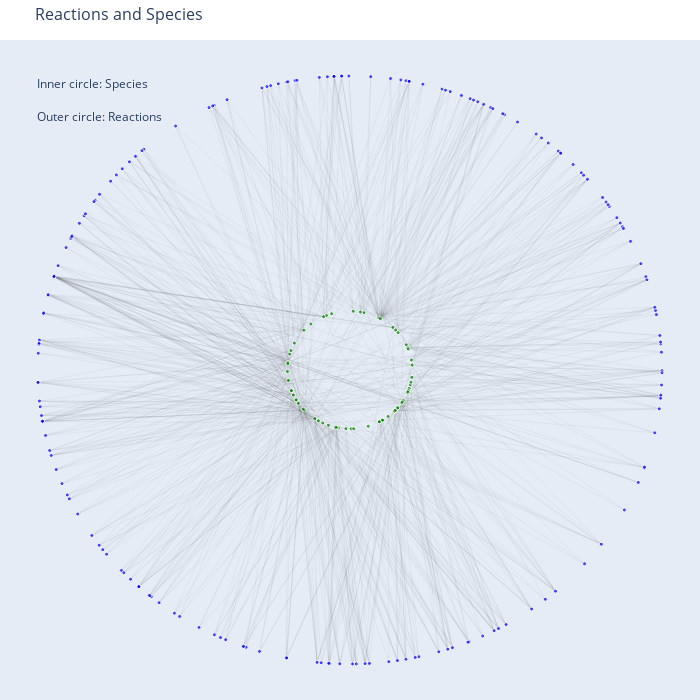

Source (notebook cell):
### Markdown cell above
# 可视化超图（以二部图的形式）

### Code cell
import plotly.graph_objects as go
import networkx as nx
import math

        
# 创建有向图
G = nx.DiGraph()

# for reaction_id, reaction_data in cleaned_reactions_dict.items():
#     G.add_node(reaction_id, bipartite=0, type='reaction')
#     for reactant in reaction_data['reactants']:
#         G.add_node(reactant, bipartite=1, type='reactant')
#         G.add_edge(reactant, reaction_id)
#     for product in reaction_data['products']:
#         G.add_node(product, bipartite=1, type='product')
#         G.add_edge(reaction_id, product)

for reaction_id, reaction_data in cleaned_reactions_dict.items():
    G.add_node(str(reaction_id), bipartite=0, type='reaction')  # 将 reaction_id 转换为字符串
    for reactant in reaction_data['reactants']:
        G.add_node(reactant, bipartite=1, type='reactant')
        G.add_edge(reactant, str(reaction_id))  # 确保边的连接也使用字符串类型的 reaction_id
    for product in reaction_data['products']:
        G.add_node(product, bipartite=1, type='product')
        G.add_edge(str(reaction_id), product)        
        
        
# 获取物种和反应节点的列表
species_nodes = [node for node, data in G.nodes(data=True) if data['type'] in ['reactant', 'product']]
reaction_nodes = [node for node, data in G.nodes(data=True) if data['type'] == 'reaction']

# 定义两个同心圆的半径
species_radius = 1
reaction_radius = 5

# initial_pos = nx.spring_layout(G, iterations=50)
initial_pos = nx.kamada_kawai_layout(G)

# 将每个节点的位置调整到同心圆上，保持角度不变
optimized_pos = {}
for node, (x, y) in initial_pos.items():
    angle = math.atan2(y, x)
    if G.nodes[node]['type'] == 'reaction':
        optimized_pos[node] = (reaction_radius * math.cos(angle), reaction_radius * math.sin(angle))
    else:
        optimized_pos[node] = (species_radius * math.cos(angle), species_radius * math.sin(angle))

pos = optimized_pos

# 设置图形的大小
fig_size = 700

# 创建边
edge_x = []
edge_y = []
for edge in G.edges():
    x0, y0 = pos[edge[0]]
    x1, y1 = pos[edge[1]]
    edge_x.extend([x0, x1, None])
    edge_y.extend([y0, y1, None])

edge_trace = go.Scatter(
    x=edge_x, y=edge_y,
    line=dict(width=0.1, color='rgba(50, 50, 50, 0.5)'),  # 设置边的颜色和透明度
    hoverinfo='none',
    mode='lines')

# 创建节点
node_x = []
node_y = []
for node in G.nodes():
    x, y = pos[node]
    node_x.append(x)
    node_y.append(y)

node_trace = go.Scatter(
    x=node_x, y=node_y,
    mode='markers+text',
    hoverinfo='text',
    text=[],
    marker=dict(
        size=[4 if data['type'] == 'reaction' else 4 for node, data in G.nodes(data=True)],  # 设置基于节点类型的大小
        color=[],
        line_width=1))

# 标记节点颜色和文本
colors = []
texts = []
for node, node_attrs in G.nodes(data=True):
    colors.append('blue' if node_attrs['type'] == 'reaction' else 'green')
    texts.append(node)

node_trace.marker.color = colors
# node_trace.text = texts

# 设置图表布局
layout = go.Layout(
    title='Reactions and Species',
    titlefont_size=16,
    showlegend=False,
    hovermode='closest',
    margin=dict(b=0, l=0, r=0, t=40),
    xaxis=dict(showgrid=False, zeroline=False, showticklabels=False),
    yaxis=dict(showgrid=False, zeroline=False, showticklabels=False),
    width=fig_size,
    height=fig_size,
    annotations=[
        dict(# 标注内圈为物种
            text="Inner circle: Species",
            x=0.05, y=0.95, showarrow=False,
            xref="paper", yref="paper",
            align="left"),
        dict(# 标注外圈为反应
            text="Outer circle: Reactions",
            x=0.05, y=0.90, showarrow=False,
            xref="paper", yref="paper",
            align="left")]
)

# 创建图表
fig = go.Figure(data=[edge_trace, node_trace], layout=layout)

# 显示图表
fig.show()

### Figure 1 — Plotly figure (JSON) as saved in the notebook; plotly's stock layout.template omitted (floating-point values rounded to 4 significant figures; data arrays with more than 128 entries replaced by an {"elided": "..."} marker saying what was removed)
{"data": [{"hoverinfo": "none", "line": {"color": "rgba(50, 50, 50, 0.5)", "width": 0.1}, "mode": "lines", "type": "scatter", "x": {"elided": "2475 float values"}, "y": {"elided": "2475 float values"}}, {"hoverinfo": "text", "marker": {"color": {"elided": "251 str values"}, "line": {"width": 1}, "size": {"elided": "251 int values"}}, "mode": "markers+text", "text": [], "type": "scatter", "x": {"elided": "251 float values"}, "y": {"elided": "251 float values"}}], "layout": {"annotations": [{"align": "left", "showarrow": false, "text": "Inner circle: Species", "x": 0.05, "xref": "paper", "y": 0.95, "yref": "paper"}, {"align": "left", "showarrow": false, "text": "Outer circle: Reactions", "x": 0.05, "xref": "paper", "y": 0.9, "yref": "paper"}], "height": 700, "hovermode": "closest", "margin": {"b": 0, "l": 0, "r": 0, "t": 40}, "showlegend": false, "title": {"font": {"size": 16}, "text": "Reactions and Species"}, "width": 700, "xaxis": {"autorange": true, "range": [-5.604, 5.609], "showgrid": false, "showticklabels": false, "type": "linear", "zeroline": false}, "yaxis": {"autorange": true, "range": [-5.612, 5.612], "showgrid": false, "showticklabels": false, "type": "linear", "zeroline": false}}}
